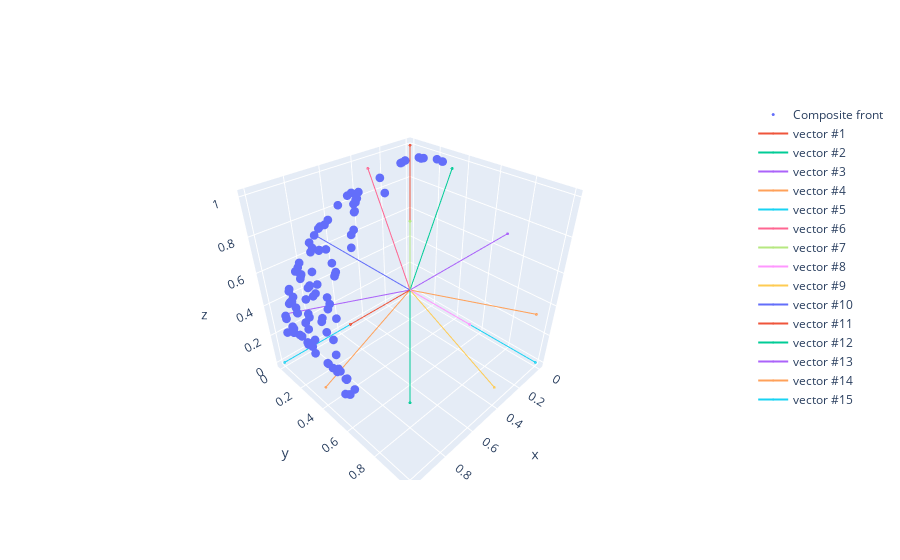

The code cell stored with this chart in its notebook:
### Code cell
visualize_3D_front_rvs(base.normalized_front, base.vectors)
